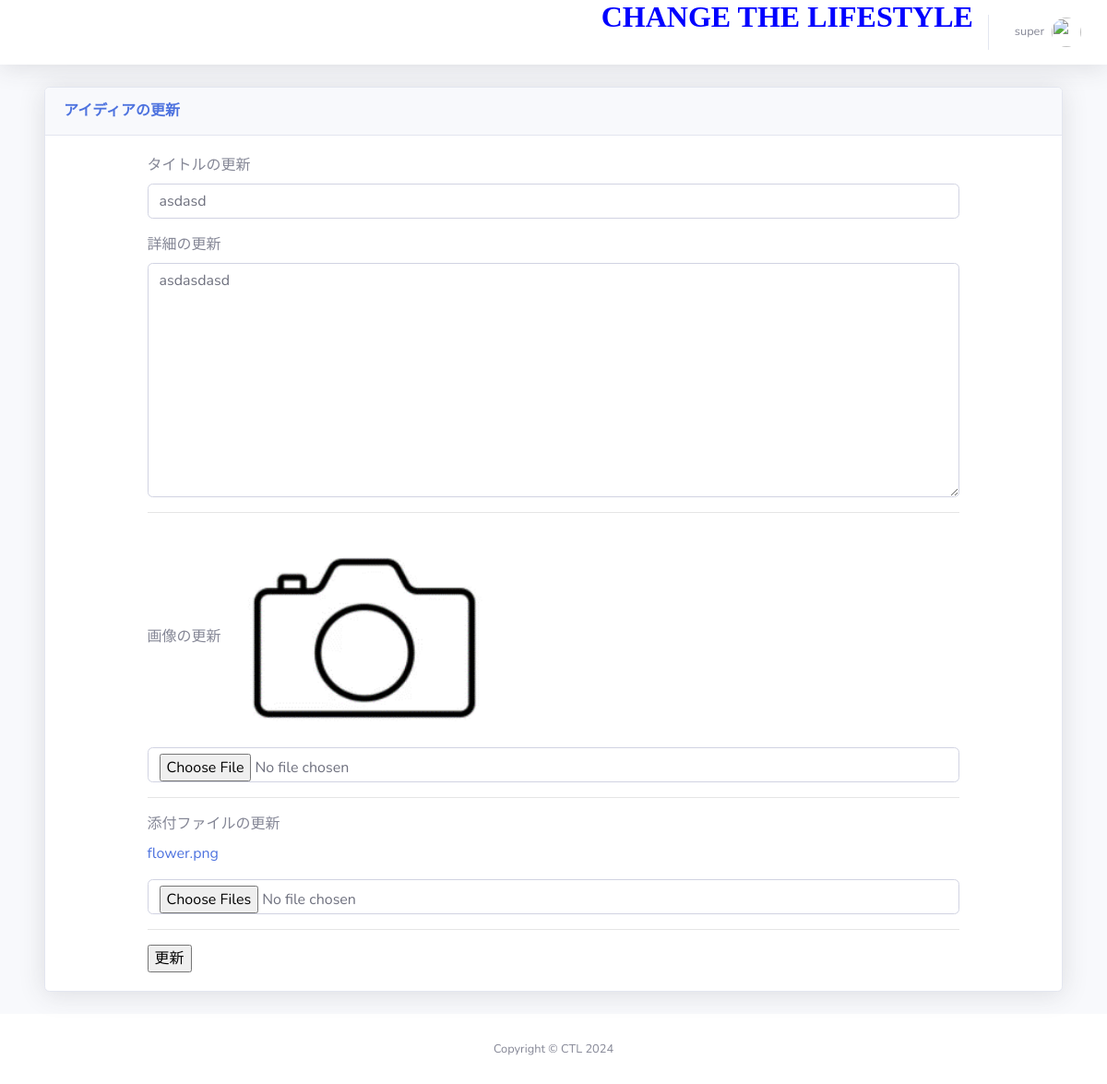
The page /dashboard/post/edit/22/ (signed in) on the database its author committed.
### dashboard/models.py (models this page shows, shortened)
class Author(models.Model):
    author = models.OneToOneField(User, on_delete=models.SET_NULL, null=True)
    email_text = models.CharField(max_length=255, blank=True, null=True, verbose_name='Email')
    first_name = models.CharField(max_length=100, null=True, blank=True, verbose_name='First Name')
    last_name = models.CharField(max_length=100, null=True, blank=True, verbose_name='Last Name')
    designation = models.CharField(max_length=10, null=True)
    author_image = models.ImageField(upload_to='author/', verbose_name='Author Profile Image', blank=True, null=True)
    class Meta:
        verbose_name_plural = 'Author'

### idea/models.py (models this page shows, shortened)
class Idea(models.Model):
    status = (
        ('active', 'active'),
        ('pending', 'pending')
    )
    title = models.CharField(max_length=200, null=True)
    detail = models.TextField(max_length=2000, null=True)
    image = models.ImageField(upload_to='images/media', null=True, blank=True)
    status = models.CharField(max_length=20, choices=status, default='pending')
    author = models.ForeignKey(Author, on_delete=models.CASCADE)
    email_text = models.CharField(max_length=255, blank=True, null=True, verbose_name='Email')
    featured = models.BooleanField(default=False)
    visit_count = models.IntegerField(default=0)
    created_at = models.DateTimeField(auto_now_add=True)
    files = models.ManyToManyField(IdeaFile, related_name='idea_files', blank=True)
    class Meta:
        verbose_name_plural = 'Ideas'

class IdeaFile(models.Model):
    idea = models.ForeignKey('Idea', on_delete=models.CASCADE)
    file = models.FileField(upload_to='idea_files/')
    uploaded_at = models.DateTimeField(auto_now_add=True)

### dashboard/views.py (the view, shortened to what this page needs)
# urls.py: path('post/edit/<str:id>/', views.EditPost.as_view(), name='edit_post'),
class EditPost(View):
    @method_decorator(login_required(login_url='login'))
    def dispatch(self, request, *args, **kwargs):
        return super().dispatch(request, *args, **kwargs)
    def get(self, request, id):
        obj = get_object_or_404(Idea, id=id)
        return render(request, 'dashboard/post/edit_post.html', {'obj': obj})

### templates/dashboard/post/edit_post.html (shortened to what this page needs)
{% extends 'dashboard/base/base.html' %}
{% block body %}
<div class="container-fluid">
    <div class="card shadow mb-4">
        <div class="card-header py-3">
            <h6 class="m-0 font-weight-bold text-primary">アイディアの更新</h6>
        </div>
        <div class="row" style="padding: 20px;">
            <div class="col-10 mx-auto">
                <form action="{% url 'edit_post' id=obj.id %}" method="POST" enctype="multipart/form-data">
                    <div class="form-group">
                        <label for="title">タイトルの更新</label>
                        <input type="text" id="title" class="form-control" placeholder="Edit Blog Title" name="title" value="{{ obj.title }}" required>
                    </div>
                    <div class="form-group">
                        <label for="detail">詳細の更新</label>
                        <textarea class="form-control" id="detail" name="detail" rows="10" placeholder="Edit Blog Details" required>{{ obj.detail }}</textarea>
                    </div>
                    <hr>
                    <div class="form-group">
                        <label class="form-label" for="customFile">画像の更新</label>
                        {% if obj.image %}
                          <img src="{{ obj.image.url }}" alt="Current Image" class="preview" style="width: 300px; height: auto;">
                        {% endif %}
                        <input type="file" class="form-control" id="customFile" name="image" />
                    </div>
                    <hr>
                    <div class="form-group">
                      <label class="form-label" for="customFiles">添付ファイルの更新</label>
                      {% if obj.files.all %}
                          {% for file in obj.files.all %}
                              <p><a href="{{ file.file.url }}" target="_blank">{{ file.file.name|slice:"11:" }}</a></p>
                          {% endfor %}
                      {% endif %}
                      <input type="file" class="form-control" id="customFiles" name="files" multiple />
                  </div>
                  <hr>
                    <input type="submit" value="更新">
                </form>
            </div>
        </div>
    </div>
</div>
{% endblock %}

### templates/dashboard/base/base.html (shortened to what this page needs)
<!DOCTYPE html>
<html lang="en">
    {% load static %}
    {% load humanize %}
<head>
    {% load static %}
    <link href="{% static  'vendor/fontawesome-free/css/all.min.css' %}" rel="stylesheet" type="text/css">
    <link href="{% static 'css/sb-admin-2.min.css' %}" rel="stylesheet">
</head>
<body id="page-top">
    <div id="wrapper">
        <div id="content-wrapper" class="d-flex flex-column">
            <div id="content">
                <nav class="navbar navbar-expand navbar-light bg-white topbar mb-4 static-top shadow">
                    <ul class="navbar-nav ml-auto">
                        <h2><a style="color:blue" href="{% url 'home' %}" > <i class="fa fa-link"> CHANGE THE LIFESTYLE</i> </a></h2>
                        {% if user.is_authenticated %}
                        <li class="nav-item dropdown no-arrow">
                            <a class="nav-link dropdown-toggle" href="#" id="userDropdown" role="button"
                                data-toggle="dropdown" aria-haspopup="true" aria-expanded="false">
                                <span class="mr-2 d-none d-lg-inline text-gray-600 small">{{ user.author.author.username }}</span>
                                {% if user.author.author_image %}
                                <img class="img-profile rounded-circle"
                                    src="{{ user.author.author_image.url }}">
                                {% else %}
                                <img class="img-profile rounded-circle" src="https://www.pngarts.com/files/11/Avatar-PNG-Transparent-Image.png" alt="">
                                {% endif %}
                            </a>
                        </li>
                        {% endif %}
                    </ul>
                </nav>
                <div class="container-fluid">
                {% block body %}{% endblock %}
            </div>
            <footer class="sticky-footer bg-white" style="bottom: 0;">
                <div class="container my-auto">
                    <div class="copyright text-center my-auto">
                        <span>Copyright &copy; CTL 2024</span>
                    </div>
                </div>
            </footer>
        </div>
    </div>
</body>
</html>

### rows shown on the page
Idea: title "asdasd", detail "asdasdasd", image (picture)
IdeaFile: file.name "flower.png"

### other values the page prints
{{ user.author.author.username }} "super"
